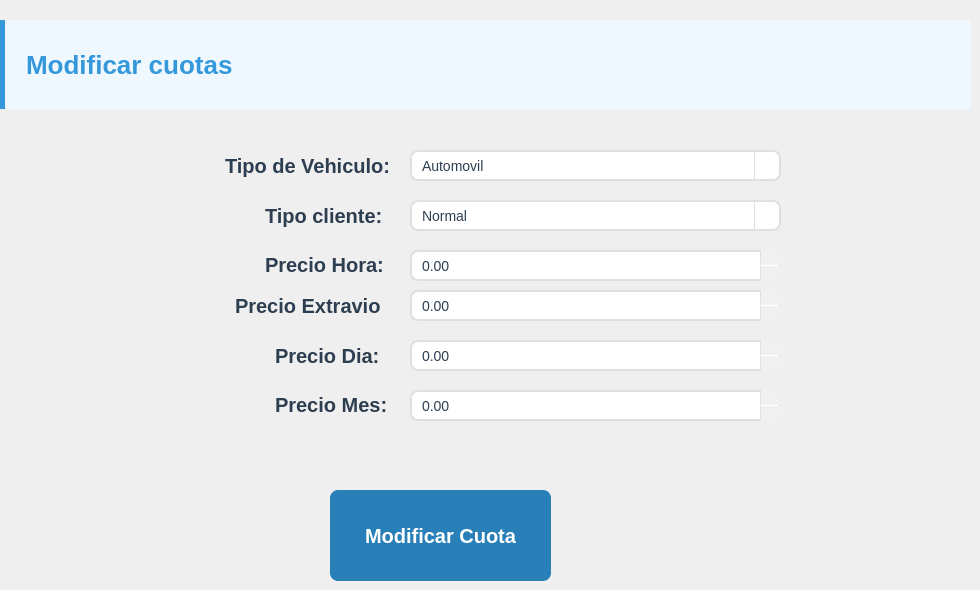
           <widget class="QWidget" name="page_15">
            <widget class="QLabel" name="label_65">
             <property name="geometry">
              <rect>
               <x>0</x>
               <y>20</y>
               <width>971</width>
               <height>101</height>
              </rect>
             </property>
             <property name="font">
              <font>
               <pointsize>-1</pointsize>
               <bold>true</bold>
              </font>
             </property>
             <property name="styleSheet">
              <string notr="true">QLabel {
    font-size: 26px;           /* más grande */
    font-weight: bold;
    color: #3498db;            /* azul destacado */
    padding: 10px 14px;
    border-left: 5px solid #3498db;  /* línea lateral más gruesa */
    background-color: #f0f8ff;       /* fondo sutil opcional */
    margin-bottom: 12px;
}</string>
             </property>
             <property name="text">
              <string>Modificar cuotas</string>
             </property>
            </widget>
            <widget class="QPushButton" name="pushButton_19">
             <property name="geometry">
              <rect>
               <x>330</x>
               <y>490</y>
               <width>221</width>
               <height>91</height>
              </rect>
             </property>
             <property name="font">
              <font>
               <pointsize>-1</pointsize>
               <bold>true</bold>
              </font>
             </property>
             <property name="styleSheet">
              <string notr="true">QPushButton:disabled {
    background-color: #bdc3c7;   /* gris apagado */
    color: #7f8c8d;
    border: none;
    border-radius: 8px;
    padding: 10px 20px;
    font-size: 20px;
    font-weight: bold;
}

QPushButton:enabled {
    background-color: #2980b9;   /* azul armónico */
    color: white;
    border: none;
    border-radius: 8px;
    padding: 10px 20px;
    font-size: 20px;
    font-weight: bold;
}

QPushButton:enabled:hover {
    background-color: #3498db;   /* azul más claro */
}

QPushButton:enabled:pressed {
    background-color: #1f618d;   /* azul más oscuro */
}</string>
             </property>
             <property name="text">
              <string>Modificar Cuota</string>
             </property>
            </widget>
            <widget class="QLabel" name="label_66">
             <property name="geometry">
              <rect>
               <x>260</x>
               <y>249</y>
               <width>131</width>
               <height>31</height>
              </rect>
             </property>
             <property name="font">
              <font>
               <pointsize>-1</pointsize>
               <bold>true</bold>
              </font>
             </property>
             <property name="styleSheet">
              <string notr="true">QLabel {
    color: #2c3e50;        /* texto oscuro y elegante */
    font-size: 20px;        /* tamaño legible */
    font-weight: bold;       /* negrita para resaltar */
    padding: 2px 0;          /* un poco de espacio arriba y abajo */
}</string>
             </property>
             <property name="text">
              <string>Precio Hora: </string>
             </property>
            </widget>
            <widget class="QLabel" name="label_67">
             <property name="geometry">
              <rect>
               <x>260</x>
               <y>200</y>
               <width>131</width>
               <height>31</height>
              </rect>
             </property>
             <property name="font">
              <font>
               <pointsize>-1</pointsize>
               <bold>true</bold>
              </font>
             </property>
             <property name="styleSheet">
              <string notr="true">QLabel {
    color: #2c3e50;        /* texto oscuro y elegante */
    font-size: 20px;        /* tamaño legible */
    font-weight: bold;       /* negrita para resaltar */
    padding: 2px 0;          /* un poco de espacio arriba y abajo */
}</string>
             </property>
             <property name="text">
              <string>Tipo cliente: </string>
             </property>
            </widget>
            <widget class="QLabel" name="label_18">
             <property name="geometry">
              <rect>
               <x>220</x>
               <y>150</y>
               <width>171</width>
               <height>31</height>
              </rect>
             </property>
             <property name="font">
              <font>
               <pointsize>-1</pointsize>
               <bold>true</bold>
              </font>
             </property>
             <property name="styleSheet">
              <string notr="true">QLabel {
    color: #2c3e50;        /* texto oscuro y elegante */
    font-size: 20px;        /* tamaño legible */
    font-weight: bold;       /* negrita para resaltar */
    padding: 2px 0;          /* un poco de espacio arriba y abajo */
}</string>
             </property>
             <property name="text">
              <string>Tipo de Vehiculo:</string>
             </property>
            </widget>
            <widget class="QLabel" name="label_68">
             <property name="geometry">
              <rect>
               <x>230</x>
               <y>290</y>
               <width>151</width>
               <height>31</height>
              </rect>
             </property>
             <property name="font">
              <font>
               <pointsize>-1</pointsize>
               <bold>true</bold>
              </font>
             </property>
             <property name="styleSheet">
              <string notr="true">QLabel {
    color: #2c3e50;        /* texto oscuro y elegante */
    font-size: 20px;        /* tamaño legible */
    font-weight: bold;       /* negrita para resaltar */
    padding: 2px 0;          /* un poco de espacio arriba y abajo */
}</string>
             </property>
             <property name="text">
              <string>Precio Extravio: </string>
             </property>
            </widget>
            <widget class="QLabel" name="label_69">
             <property name="geometry">
              <rect>
               <x>270</x>
               <y>340</y>
               <width>121</width>
               <height>31</height>
              </rect>
             </property>
             <property name="font">
              <font>
               <pointsize>-1</pointsize>
               <bold>true</bold>
              </font>
             </property>
             <property name="styleSheet">
              <string notr="true">QLabel {
    color: #2c3e50;        /* texto oscuro y elegante */
    font-size: 20px;        /* tamaño legible */
    font-weight: bold;       /* negrita para resaltar */
    padding: 2px 0;          /* un poco de espacio arriba y abajo */
}</string>
             </property>
             <property name="text">
              <string>Precio Dia: </string>
             </property>
            </widget>
            <widget class="QLabel" name="label_70">
             <property name="geometry">
              <rect>
               <x>270</x>
               <y>389</y>
               <width>121</width>
               <height>31</height>
              </rect>
             </property>
             <property name="font">
              <font>
               <pointsize>-1</pointsize>
               <bold>true</bold>
              </font>
             </property>
             <property name="styleSheet">
              <string notr="true">QLabel {
    color: #2c3e50;        /* texto oscuro y elegante */
    font-size: 20px;        /* tamaño legible */
    font-weight: bold;       /* negrita para resaltar */
    padding: 2px 0;          /* un poco de espacio arriba y abajo */
}</string>
             </property>
             <property name="text">
              <string>Precio Mes: </string>
             </property>
            </widget>
            <widget class="QComboBox" name="comboBox_11">
             <property name="geometry">
              <rect>
               <x>410</x>
               <y>150</y>
               <width>371</width>
               <height>31</height>
              </rect>
             </property>
             <property name="sizePolicy">
              <sizepolicy hsizetype="Preferred" vsizetype="Fixed">
               <horstretch>0</horstretch>
               <verstretch>0</verstretch>
              </sizepolicy>
             </property>
             <property name="font">
              <font>
               <pointsize>-1</pointsize>
              </font>
             </property>
             <property name="mouseTracking">
              <bool>true</bool>
             </property>
             <property name="contextMenuPolicy">
              <enum>Qt::ContextMenuPolicy::NoContextMenu</enum>
             </property>
             <property name="layoutDirection">
              <enum>Qt::LayoutDirection::LeftToRight</enum>
             </property>
             <property name="styleSheet">
              <string notr="true">QComboBox {
    background-color: #ffffff;
    border: 2px solid #e0e0e0;
    border-radius: 8px;
    padding: 6px 10px;
    font-size: 14px;
    color: #2c3e50;
}

QComboBox:hover {
    border: 2px solid #b0c4de;
}

QComboBox:focus {
    border: 2px solid #3498db;
    background-color: #f9fcff;
}

QComboBox::drop-down {
    subcontrol-origin: padding;
    subcontrol-position: top right;
    width: 24px;
    border-left: 1px solid #e0e0e0;
    border-top-right-radius: 6px;
    border-bottom-right-radius: 6px;
    background: transparent;
}

/* === ESTILO DEL DESPLEGABLE === */
QComboBox QAbstractItemView {
    background: #ffffff;
    border: 1px solid #e0e0e0;
    border-radius: 8px;
    padding: 4px;
    outline: 0;
    selection-background-color: #d7e9ff;
    selection-color: #0b3d91;
}

QComboBox QAbstractItemView::item {
    padding: 6px 10px;
}

QComboBox QAbstractItemView::item:hover {
    background: #f5faff;
}</string>
             </property>
             <item>
              <property name="text">
               <string>Automovil</string>
              </property>
             </item>
             <item>
              <property name="text">
               <string>Motocicleta</string>
              </property>
             </item>
            </widget>
            <widget class="QDoubleSpinBox" name="doubleSpinBox_5">
             <property name="geometry">
              <rect>
               <x>410</x>
               <y>250</y>
               <width>371</width>
               <height>31</height>
              </rect>
             </property>
             <property name="font">
              <font>
               <pointsize>-1</pointsize>
              </font>
             </property>
             <property name="styleSheet">
              <string notr="true">QDoubleSpinBox {
    background-color: #ffffff;
    border: 2px solid #e0e0e0;
    border-radius: 8px;
    padding: 4px 8px;
    font-size: 14px;
    color: #2c3e50;
}

QDoubleSpinBox:hover {
    border: 2px solid #b0c4de;
}

QDoubleSpinBox:focus {
    border: 2px solid #3498db;
    background-color: #f9fcff;
    outline: none;
}

/* Botones de incremento/decremento */
QDoubleSpinBox::up-button {
    subcontrol-origin: border;
    subcontrol-position: top right;
    width: 20px;
    border-left: 1px solid #e0e0e0;
    background-color: #f0f0f0;
    border-top-right-radius: 6px;
}

QDoubleSpinBox::up-button:hover {
    background-color: #d7e9ff;
}

QDoubleSpinBox::down-button {
    subcontrol-origin: border;
    subcontrol-position: bottom right;
    width: 20px;
    border-left: 1px solid #e0e0e0;
    background-color: #f0f0f0;
    border-bottom-right-radius: 6px;
}

QDoubleSpinBox::down-button:hover {
    background-color: #d7e9ff;
}

/* Flechas */
QDoubleSpinBox::up-arrow {
    width: 10px;
    height: 10px;
}

QDoubleSpinBox::down-arrow {
    width: 10px;
    height: 10px;
}</string>
             </property>
             <property name="maximum">
              <double>9999.000000000000000</double>
             </property>
            </widget>
            <widget class="QDoubleSpinBox" name="doubleSpinBox_6">
             <property name="geometry">
              <rect>
               <x>410</x>
               <y>290</y>
               <width>371</width>
               <height>31</height>
              </rect>
             </property>
             <property name="font">
              <font>
               <pointsize>-1</pointsize>
              </font>
             </property>
             <property name="styleSheet">
              <string notr="true">QDoubleSpinBox {
    background-color: #ffffff;
    border: 2px solid #e0e0e0;
    border-radius: 8px;
    padding: 4px 8px;
    font-size: 14px;
    color: #2c3e50;
}

QDoubleSpinBox:hover {
    border: 2px solid #b0c4de;
}

QDoubleSpinBox:focus {
    border: 2px solid #3498db;
    background-color: #f9fcff;
    outline: none;
}

/* Botones de incremento/decremento */
QDoubleSpinBox::up-button {
    subcontrol-origin: border;
    subcontrol-position: top right;
    width: 20px;
    border-left: 1px solid #e0e0e0;
    background-color: #f0f0f0;
    border-top-right-radius: 6px;
}

QDoubleSpinBox::up-button:hover {
    background-color: #d7e9ff;
}

QDoubleSpinBox::down-button {
    subcontrol-origin: border;
    subcontrol-position: bottom right;
    width: 20px;
    border-left: 1px solid #e0e0e0;
    background-color: #f0f0f0;
    border-bottom-right-radius: 6px;
}

QDoubleSpinBox::down-button:hover {
    background-color: #d7e9ff;
}

/* Flechas */
QDoubleSpinBox::up-arrow {
    width: 10px;
    height: 10px;
}

QDoubleSpinBox::down-arrow {
    width: 10px;
    height: 10px;
}</string>
             </property>
             <property name="maximum">
              <double>9999.989999999999782</double>
             </property>
            </widget>
            <widget class="QDoubleSpinBox" name="doubleSpinBox_7">
             <property name="geometry">
              <rect>
               <x>410</x>
               <y>340</y>
               <width>371</width>
               <height>31</height>
              </rect>
             </property>
             <property name="font">
              <font>
               <pointsize>-1</pointsize>
              </font>
             </property>
             <property name="styleSheet">
              <string notr="true">QDoubleSpinBox {
    background-color: #ffffff;
    border: 2px solid #e0e0e0;
    border-radius: 8px;
    padding: 4px 8px;
    font-size: 14px;
    color: #2c3e50;
}

QDoubleSpinBox:hover {
    border: 2px solid #b0c4de;
}

QDoubleSpinBox:focus {
    border: 2px solid #3498db;
    background-color: #f9fcff;
    outline: none;
}

/* Botones de incremento/decremento */
QDoubleSpinBox::up-button {
    subcontrol-origin: border;
    subcontrol-position: top right;
    width: 20px;
    border-left: 1px solid #e0e0e0;
    background-color: #f0f0f0;
    border-top-right-radius: 6px;
}

QDoubleSpinBox::up-button:hover {
    background-color: #d7e9ff;
}

QDoubleSpinBox::down-button {
    subcontrol-origin: border;
    subcontrol-position: bottom right;
    width: 20px;
    border-left: 1px solid #e0e0e0;
    background-color: #f0f0f0;
    border-bottom-right-radius: 6px;
}

QDoubleSpinBox::down-button:hover {
    background-color: #d7e9ff;
}

/* Flechas */
QDoubleSpinBox::up-arrow {
    width: 10px;
    height: 10px;
}

QDoubleSpinBox::down-arrow {
    width: 10px;
    height: 10px;
}</string>
             </property>
             <property name="maximum">
              <double>9999.989999999999782</double>
             </property>
            </widget>
            <widget class="QDoubleSpinBox" name="doubleSpinBox_8">
             <property name="geometry">
              <rect>
               <x>410</x>
               <y>390</y>
               <width>371</width>
               <height>31</height>
              </rect>
             </property>
             <property name="font">
              <font>
               <pointsize>-1</pointsize>
              </font>
             </property>
             <property name="styleSheet">
              <string notr="true">QDoubleSpinBox {
    background-color: #ffffff;
    border: 2px solid #e0e0e0;
    border-radius: 8px;
    padding: 4px 8px;
    font-size: 14px;
    color: #2c3e50;
}

QDoubleSpinBox:hover {
    border: 2px solid #b0c4de;
}

QDoubleSpinBox:focus {
    border: 2px solid #3498db;
    background-color: #f9fcff;
    outline: none;
}

/* Botones de incremento/decremento */
QDoubleSpinBox::up-button {
    subcontrol-origin: border;
    subcontrol-position: top right;
    width: 20px;
    border-left: 1px solid #e0e0e0;
    background-color: #f0f0f0;
    border-top-right-radius: 6px;
}

QDoubleSpinBox::up-button:hover {
    background-color: #d7e9ff;
}

QDoubleSpinBox::down-button {
    subcontrol-origin: border;
    subcontrol-position: bottom right;
    width: 20px;
    border-left: 1px solid #e0e0e0;
    background-color: #f0f0f0;
    border-bottom-right-radius: 6px;
}

QDoubleSpinBox::down-button:hover {
    background-color: #d7e9ff;
}

/* Flechas */
QDoubleSpinBox::up-arrow {
    width: 10px;
    height: 10px;
}

QDoubleSpinBox::down-arrow {
    width: 10px;
    height: 10px;
}</string>
             </property>
             <property name="maximum">
              <double>9999990000.000000000000000</double>
             </property>
            </widget>
            <widget class="QComboBox" name="comboBox_12">
             <property name="geometry">
              <rect>
               <x>410</x>
               <y>200</y>
               <width>371</width>
               <height>31</height>
              </rect>
             </property>
             <property name="sizePolicy">
              <sizepolicy hsizetype="Preferred" vsizetype="Fixed">
               <horstretch>0</horstretch>
               <verstretch>0</verstretch>
              </sizepolicy>
             </property>
             <property name="font">
              <font>
               <pointsize>-1</pointsize>
              </font>
             </property>
             <property name="mouseTracking">
              <bool>true</bool>
             </property>
             <property name="contextMenuPolicy">
              <enum>Qt::ContextMenuPolicy::NoContextMenu</enum>
             </property>
             <property name="layoutDirection">
              <enum>Qt::LayoutDirection::LeftToRight</enum>
             </property>
             <property name="styleSheet">
              <string notr="true">QComboBox {
    background-color: #ffffff;
    border: 2px solid #e0e0e0;
    border-radius: 8px;
    padding: 6px 10px;
    font-size: 14px;
    color: #2c3e50;
}

QComboBox:hover {
    border: 2px solid #b0c4de;
}

QComboBox:focus {
    border: 2px solid #3498db;
    background-color: #f9fcff;
}

QComboBox::drop-down {
    subcontrol-origin: padding;
    subcontrol-position: top right;
    width: 24px;
    border-left: 1px solid #e0e0e0;
    border-top-right-radius: 6px;
    border-bottom-right-radius: 6px;
    background: transparent;
}

/* === ESTILO DEL DESPLEGABLE === */
QComboBox QAbstractItemView {
    background: #ffffff;
    border: 1px solid #e0e0e0;
    border-radius: 8px;
    padding: 4px;
    outline: 0;
    selection-background-color: #d7e9ff;
    selection-color: #0b3d91;
}

QComboBox QAbstractItemView::item {
    padding: 6px 10px;
}

QComboBox QAbstractItemView::item:hover {
    background: #f5faff;
}</string>
             </property>
             <item>
              <property name="text">
               <string>Normal</string>
              </property>
             </item>
             <item>
              <property name="text">
               <string>Pensionado</string>
              </property>
             </item>
             <item>
              <property name="text">
               <string>Residente</string>
              </property>
             </item>
            </widget>
           </widget>
